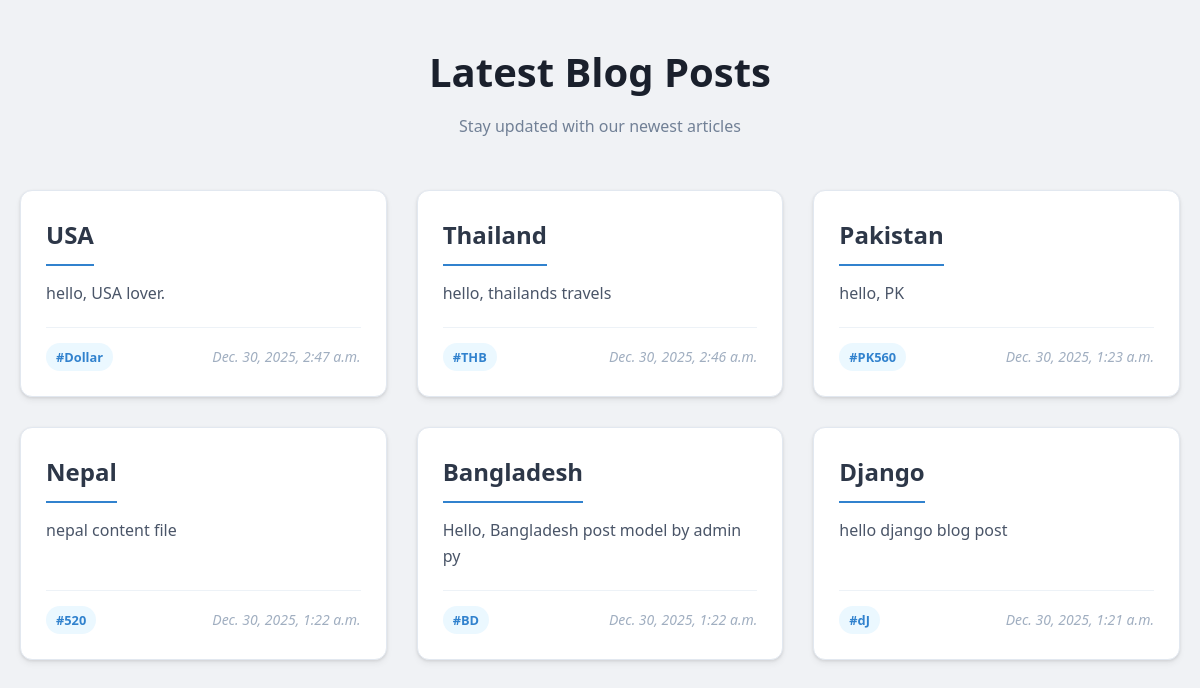
Page /blog/posts/ on the committed database.
### blog/models.py (models this page shows, shortened)
class Post(models.Model):
    title = models.CharField(max_length=200, blank=True,null=True)
    code=models.CharField(max_length=100, unique=True)
    content = models.TextField()
    created_at = models.DateTimeField(auto_now_add=True)
    class Meta:
        ordering = ['-created_at']

### blog/views.py (the view)
# urls.py: path('posts/', views.posts, name='posts'),
def posts(request):
    posts_list = Post.objects.all()
    return render(request, 'blog/posts.html', {'posts': posts_list})

### blog/Templates/blog/posts.html (shortened to what this page needs)
<!DOCTYPE html>
<html lang="en">
  <head>
  </head>
  <body>
    <div class="container">
      <h1>Latest Blog Posts</h1>
      <p class="subtitle">Stay updated with our newest articles</p>
      <div class="post-grid">
        {% for post in posts %}
        <div class="post-card">
          <div>
            <h2 class="post-title">{{ post.title }}</h2>
            <p class="post-content">{{ post.content }}</p>
          </div>
          <div class="meta-info">
            <span class="code-badge">#{{ post.code }}</span>
            <span class="date-text">{{ post.created_at }}</span>
          </div>
        </div>
        {% endfor %}
      </div>
    </div>
  </body>
</html>

### blog/Templates/blog/posts.html (style rules this page uses)
* { margin: 0; padding: 0; box-sizing: border-box; font-family: 'Segoe UI', Tahoma, Geneva, Verdana, sans-serif; }
body { background-color: #f0f2f5; color: #333; line-height: 1.6; padding: 40px 20px; }
.container { max-width: 1200px; margin: 0 auto; }
h1 { text-align: center; color: #1a202c; margin-bottom: 10px; font-size: 2.5rem; }
.subtitle { text-align: center; color: #718096; margin-bottom: 50px; }
.post-grid { display: grid; grid-template-columns: repeat(auto-fit, minmax(320px, 1fr)); gap: 30px; }
.post-card { background: #ffffff; border-radius: 12px; padding: 25px; box-shadow: 0 4px 6px rgba(0, 0, 0, 0.05), 0 1px 3px rgba(0, 0, 0, 0.1); transition: transform 0.3s ease, box-shadow 0.3s ease; display: flex; flex-direction: column; justify-content: space-between; border: 1px solid #e2e8f0; }
.post-title { color: #2d3748; font-size: 1.5rem; margin-bottom: 15px; font-weight: 700; border-bottom: 2px solid #3182ce; padding-bottom: 10px; display: inline-block; }
.post-content { color: #4a5568; font-size: 1rem; margin-bottom: 20px; flex-grow: 1; }
.meta-info { border-top: 1px solid #edf2f7; padding-top: 15px; display: flex; justify-content: space-between; align-items: center; font-size: 0.875rem; }
.code-badge { background-color: #ebf8ff; color: #3182ce; padding: 4px 10px; border-radius: 20px; font-weight: 600; font-size: 0.8rem; }
.date-text { color: #a0aec0; font-style: italic; }

### rows in the picture
Post: title "USA", content "hello, USA lover.", code "Dollar", created_at "Dec. 30, 2025, 2:47 a.m."
Post: title "Thailand", content "hello, thailands travels", code "THB", created_at "Dec. 30, 2025, 2:46 a.m."
Post: title "Pakistan", content "hello, PK", code "PK560", created_at "Dec. 30, 2025, 1:23 a.m."
Post: title "Nepal", content "nepal content file", code "520", created_at "Dec. 30, 2025, 1:22 a.m."
Post: title "Bangladesh", content "Hello, Bangladesh post model by admin py", code "BD", created_at "Dec. 30, 2025, 1:22 a.m."
Post: title "Django", content "hello django blog post", code "dJ", created_at "Dec. 30, 2025, 1:21 a.m."
